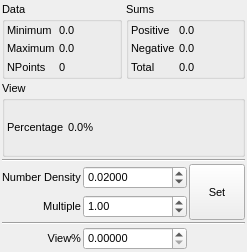
<?xml version="1.0" encoding="UTF-8"?>
<ui version="4.0">
 <class>GridSetPopup</class>
 <widget class="QWidget" name="GridSetPopup">
  <property name="geometry">
   <rect>
    <x>0</x>
    <y>0</y>
    <width>247</width>
    <height>252</height>
   </rect>
  </property>
  <property name="sizePolicy">
   <sizepolicy hsizetype="Minimum" vsizetype="Minimum">
    <horstretch>0</horstretch>
    <verstretch>0</verstretch>
   </sizepolicy>
  </property>
  <property name="font">
   <font>
    <pointsize>8</pointsize>
   </font>
  </property>
  <property name="windowTitle">
   <string>Grid Style Popup</string>
  </property>
  <layout class="QVBoxLayout" name="verticalLayout">
   <property name="spacing">
    <number>2</number>
   </property>
   <property name="margin">
    <number>2</number>
   </property>
   <item>
    <layout class="QHBoxLayout" name="horizontalLayout_4">
     <property name="spacing">
      <number>4</number>
     </property>
     <item>
      <widget class="QGroupBox" name="groupBox_2">
       <property name="title">
        <string>Data</string>
       </property>
       <layout class="QHBoxLayout" name="horizontalLayout_2">
        <property name="spacing">
         <number>4</number>
        </property>
        <property name="margin">
         <number>2</number>
        </property>
        <item>
         <layout class="QGridLayout" name="gridLayout">
          <property name="spacing">
           <number>4</number>
          </property>
          <item row="0" column="0">
           <widget class="QLabel" name="label_39">
            <property name="text">
             <string>Minimum</string>
            </property>
           </widget>
          </item>
          <item row="0" column="1">
           <widget class="QLabel" name="GridMinimumLabel">
            <property name="sizePolicy">
             <sizepolicy hsizetype="Expanding" vsizetype="Preferred">
              <horstretch>0</horstretch>
              <verstretch>0</verstretch>
             </sizepolicy>
            </property>
            <property name="text">
             <string>0.0</string>
            </property>
           </widget>
          </item>
          <item row="1" column="0">
           <widget class="QLabel" name="label_38">
            <property name="text">
             <string>Maximum</string>
            </property>
           </widget>
          </item>
          <item row="1" column="1">
           <widget class="QLabel" name="GridMaximumLabel">
            <property name="sizePolicy">
             <sizepolicy hsizetype="Expanding" vsizetype="Preferred">
              <horstretch>0</horstretch>
              <verstretch>0</verstretch>
             </sizepolicy>
            </property>
            <property name="text">
             <string>0.0</string>
            </property>
           </widget>
          </item>
          <item row="2" column="0">
           <widget class="QLabel" name="label_2">
            <property name="text">
             <string>NPoints</string>
            </property>
           </widget>
          </item>
          <item row="2" column="1">
           <widget class="QLabel" name="GridNPointsLabel">
            <property name="text">
             <string>0</string>
            </property>
           </widget>
          </item>
         </layout>
        </item>
       </layout>
      </widget>
     </item>
     <item>
      <widget class="QGroupBox" name="groupBox_4">
       <property name="title">
        <string>Sums</string>
       </property>
       <layout class="QHBoxLayout" name="horizontalLayout_3">
        <property name="spacing">
         <number>4</number>
        </property>
        <property name="margin">
         <number>2</number>
        </property>
        <item>
         <layout class="QGridLayout" name="gridLayout_3">
          <property name="spacing">
           <number>4</number>
          </property>
          <item row="4" column="0">
           <widget class="QLabel" name="label_342343">
            <property name="text">
             <string>Total</string>
            </property>
           </widget>
          </item>
          <item row="2" column="0">
           <widget class="QLabel" name="label_3">
            <property name="text">
             <string>Positive</string>
            </property>
           </widget>
          </item>
          <item row="3" column="0">
           <widget class="QLabel" name="label_4">
            <property name="text">
             <string>Negative</string>
            </property>
           </widget>
          </item>
          <item row="2" column="1">
           <widget class="QLabel" name="GridTotalPositiveSumLabel">
            <property name="sizePolicy">
             <sizepolicy hsizetype="Expanding" vsizetype="Preferred">
              <horstretch>0</horstretch>
              <verstretch>0</verstretch>
             </sizepolicy>
            </property>
            <property name="text">
             <string>0.0</string>
            </property>
           </widget>
          </item>
          <item row="3" column="1">
           <widget class="QLabel" name="GridTotalNegativeSumLabel">
            <property name="text">
             <string>0.0</string>
            </property>
           </widget>
          </item>
          <item row="4" column="1">
           <widget class="QLabel" name="GridTotalAbsoluteLabel">
            <property name="text">
             <string>0.0</string>
            </property>
           </widget>
          </item>
         </layout>
        </item>
       </layout>
      </widget>
     </item>
    </layout>
   </item>
   <item>
    <widget class="QGroupBox" name="groupBox_3">
     <property name="title">
      <string>View</string>
     </property>
     <layout class="QHBoxLayout" name="horizontalLayout_5">
      <property name="spacing">
       <number>4</number>
      </property>
      <property name="margin">
       <number>2</number>
      </property>
      <item>
       <layout class="QGridLayout" name="gridLayout_4">
        <property name="spacing">
         <number>4</number>
        </property>
        <item row="0" column="0">
         <widget class="QLabel" name="label_40">
          <property name="text">
           <string>Percentage</string>
          </property>
         </widget>
        </item>
        <item row="0" column="1">
         <widget class="QLabel" name="ViewPercentageLabel">
          <property name="sizePolicy">
           <sizepolicy hsizetype="Expanding" vsizetype="Preferred">
            <horstretch>0</horstretch>
            <verstretch>0</verstretch>
           </sizepolicy>
          </property>
          <property name="toolTip">
           <string>Percentage of the total absolute data sum visible with the current cutoffs</string>
          </property>
          <property name="text">
           <string>0.0%</string>
          </property>
         </widget>
        </item>
       </layout>
      </item>
     </layout>
    </widget>
   </item>
   <item>
    <widget class="Line" name="line">
     <property name="orientation">
      <enum>Qt::Horizontal</enum>
     </property>
    </widget>
   </item>
   <item>
    <layout class="QGridLayout" name="gridLayout_2">
     <item row="0" column="2" rowspan="2">
      <widget class="QToolButton" name="SetDensityMultipleButton">
       <property name="enabled">
        <bool>true</bool>
       </property>
       <property name="minimumSize">
        <size>
         <width>56</width>
         <height>56</height>
        </size>
       </property>
       <property name="maximumSize">
        <size>
         <width>56</width>
         <height>56</height>
        </size>
       </property>
       <property name="toolTip">
        <string>Set grow geometry to T-shape</string>
       </property>
       <property name="text">
        <string>Set</string>
       </property>
       <property name="iconSize">
        <size>
         <width>30</width>
         <height>30</height>
        </size>
       </property>
       <property name="checkable">
        <bool>true</bool>
       </property>
       <property name="autoExclusive">
        <bool>true</bool>
       </property>
       <property name="toolButtonStyle">
        <enum>Qt::ToolButtonTextUnderIcon</enum>
       </property>
       <property name="autoRaise">
        <bool>false</bool>
       </property>
      </widget>
     </item>
     <item row="1" column="0">
      <widget class="QLabel" name="label_5">
       <property name="text">
        <string>Multiple</string>
       </property>
       <property name="alignment">
        <set>Qt::AlignRight|Qt::AlignTrailing|Qt::AlignVCenter</set>
       </property>
      </widget>
     </item>
     <item row="0" column="0">
      <widget class="QLabel" name="label">
       <property name="text">
        <string>Number Density</string>
       </property>
      </widget>
     </item>
     <item row="1" column="1">
      <widget class="TExponentialSpin" name="MultipleSpin">
       <property name="sizePolicy">
        <sizepolicy hsizetype="Expanding" vsizetype="Fixed">
         <horstretch>0</horstretch>
         <verstretch>0</verstretch>
        </sizepolicy>
       </property>
       <property name="value">
        <double>1.000000000000000</double>
       </property>
      </widget>
     </item>
     <item row="0" column="1">
      <widget class="TExponentialSpin" name="NumberDensitySpin">
       <property name="sizePolicy">
        <sizepolicy hsizetype="Expanding" vsizetype="Fixed">
         <horstretch>0</horstretch>
         <verstretch>0</verstretch>
        </sizepolicy>
       </property>
       <property name="decimals">
        <number>5</number>
       </property>
       <property name="value">
        <double>0.020000000000000</double>
       </property>
      </widget>
     </item>
     <item row="3" column="0" colspan="3">
      <widget class="Line" name="line_2">
       <property name="orientation">
        <enum>Qt::Horizontal</enum>
       </property>
      </widget>
     </item>
     <item row="4" column="0">
      <widget class="QLabel" name="label_7">
       <property name="text">
        <string>View%</string>
       </property>
       <property name="alignment">
        <set>Qt::AlignRight|Qt::AlignTrailing|Qt::AlignVCenter</set>
       </property>
      </widget>
     </item>
     <item row="4" column="1">
      <widget class="TExponentialSpin" name="ViewPercentageSpin">
       <property name="enabled">
        <bool>true</bool>
       </property>
       <property name="sizePolicy">
        <sizepolicy hsizetype="Expanding" vsizetype="Fixed">
         <horstretch>0</horstretch>
         <verstretch>0</verstretch>
        </sizepolicy>
       </property>
       <property name="toolTip">
        <string>Set the lower cutoff to a value that displays a given percentage of the total data in the grid</string>
       </property>
       <property name="decimals">
        <number>5</number>
       </property>
      </widget>
     </item>
    </layout>
   </item>
  </layout>
 </widget>
 <customwidgets>
  <customwidget>
   <class>TExponentialSpin</class>
   <extends>QDoubleSpinBox</extends>
   <header>texponentialspin.hui</header>
  </customwidget>
 </customwidgets>
 <resources>
  <include location="icons.qrc"/>
 </resources>
 <connections/>
</ui>
